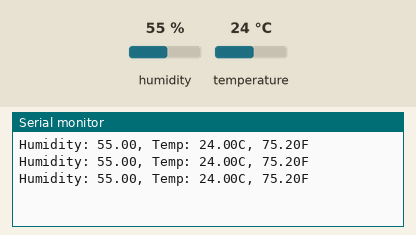
Recording of a sketch running on a simulated Arduino Uno, built with avr-gcc and run on an emulated ATmega328P. Shown: the last lines printed to the serial monitor. The inputs (shaded band) are chosen by the test bench; at power-on: humidity 55 %, temperature 24 °C.

Above: at 1.7 s.
1.8 s: humidity set to 22 %
At 3.0 s:
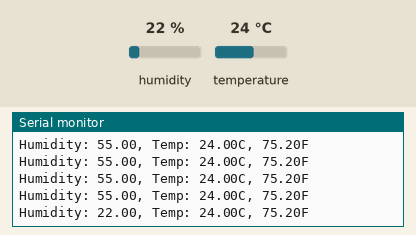
4.5 s: temperature set to 12 °C
At 5.0 s:
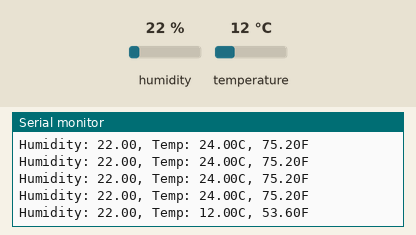
7.2 s: humidity set to 40 %
At 7.2 s:
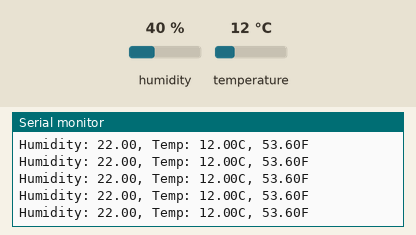
Timing chart, 0 to 10.2 s (numbered marks = the images above; inputs shaded):
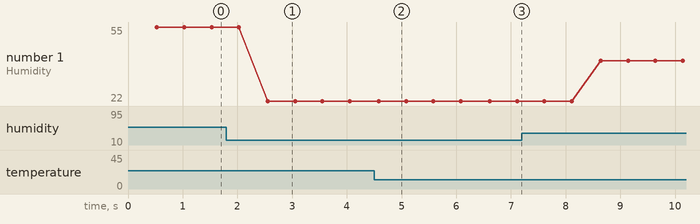

Measured:
- after the input at 1.8 s, the serial monitor: prints a new line after 0.75 s (image 1)
- after the input at 4.5 s, the serial monitor: prints a new line after 0.08 s (image 2)
- plotted number 1: 55 → 22 after the input at 1.8 s, 22 → 40 after the input at 7.2 s

The sketch:

DHT11_Temp_and_Humidity_Sensor.ino
```cpp
#include <DHT.h>

int sensePin = 2;
DHT dht = DHT(sensePin, DHT11);

void setup() {
  Serial.begin(9600);
  dht.begin();
  delay(500);
}

void loop() {
  float humidity = dht.readHumidity();
  float tempC = dht.readTemperature();
  float tempF = dht.readTemperature(true);

  Serial.print("Humidity: ");
  Serial.print(humidity);
  Serial.print(", Temp: ");
  Serial.print(tempC);
  Serial.print("C, ");
  Serial.print(tempF);
  Serial.println("F");
  delay(500);
}
```
